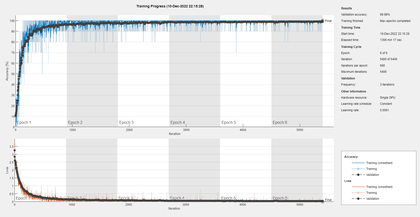
%> input picture resources/retrainedmodel.png, 420 x 217 px, shrunk from 1705 x 880 before the run
$ octave --eval "result = bound_key_region(imread('resources/retrainedmodel.png'));"   (GNU Octave 9; MATLAB toolbox functions it lacks are replaced by stand-ins)
%> lines starting %> are read from the running program, lines starting %| are printed output that depends on the picture; in (x1, y1, x2, y2) boxes, pixels count from 0 and x2, y2 are one past the last pixel; in counts of white or black regions, pixels touching at a corner belong together; the program's own positions count from 1
function SIFT_points = bound_key_region(I, visual)
    if length(size(I)) > 2
        I = rgb2gray(I);
    end
    if nargin < 2
        visual = false;
    end

    nSIFTPoints = 5;

    % Performing edge detection using canny
    bw = edge(I,'canny');
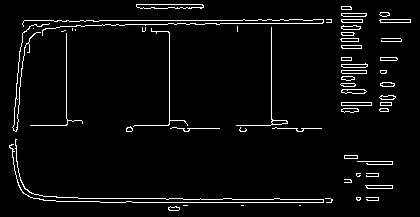
%> bw: size 217x420 logical; 4.1% white in thin lines or dots

    regions = regionprops(bw);
%> regions = 55 regions; largest, box (x1, y1, x2, y2), Area and Centroid: (9, 139, 324, 203) 734 [146.8 194.8], (22, 19, 324, 36) 605 [175.8 23.1], (12, 23, 50, 132) 266 [23.2 72.4], (133, 28, 188, 127) 175 [166 87.6], (236, 27, 288, 126) 168 [270.1 96.5]
    nRegions = length(regions);
%> nRegions = 55
    % Extracting ORB Features
    ORB_points = detectORBFeatures(I,'ScaleFactor',1.01,'NumLevels',3);
%> ORB_points = 430 points; strongest (x, y): (359, 175), (33, 36), (41, 32), (44, 32), (35, 34)

    nPoints = length(ORB_points);
%> nPoints = 430
    % Selecting bounding box
    rank = zeros(1, nRegions);
    BB_S = [regions(:).Area];
%> BB_S = 55 values, max 734 at index 1, min 1 at index 5, mean 67.62
    for i = 1:nRegions
        BB = regions(i).BoundingBox;
%         S = BB(3) * BB(4);
%         BB_S = [BB_S S];

        inside_points = zeros(1, nPoints);
        parfor p = 1:nPoints
            is_inside = is_inside_rectangle(ORB_points(p).Location, BB(1), BB(2), BB(3), BB(4));
            inside_points(p) = is_inside;
        end

        nPointsInside = sum(inside_points);
        rank(i) = nPointsInside;
    end
%> this loop made 55 passes
%> (BB, nPointsInside) on passes 1 to 12: ([9.5 139.5 315 64], 0), ([12.5 23.5 38 109], 33), ([22.5 19.5 302 17], 31), ([30.5 33.5 53 93], 43), ([33.5 28.5 1 1], 0), ([61.5 30.5 5 2], 0), ([72.5 28.5 1 3], 0), ([75.5 29.5 1 2], 0), ([126.5 126.5 7 6], 8), ([133.5 28.5 55 99], 18), ([136.5 4.5 68 5], 0), ([142.5 27.5 4 5], 0)
%> after the loop, inside_points = 430 values, max 1 at index 24, min 0 at index 1, mean 0.00698; rank = 55 values, max 43 at index 4, min 0 at index 1, mean 6.71

    rate = 0.9;
    all_points_BB = [];
    while isempty(all_points_BB)
        all_points_BB = find(rank >= rate * nPoints);
        rate = rate - 0.05;
    end
%> this loop made 17 passes
%> all_points_BB on pass 17: 4
%> after the loop, rate = 0.05
    [~,selected_BB] = min(BB_S(all_points_BB));
%> selected_BB = 1
    selected_BB = all_points_BB(selected_BB);
%> selected_BB = 4

    % crop images
    Icropped = imcrop(I, [regions(selected_BB).BoundingBox(1),regions(selected_BB).BoundingBox(2),regions(selected_BB).BoundingBox(3),regions(selected_BB).BoundingBox(4)]);
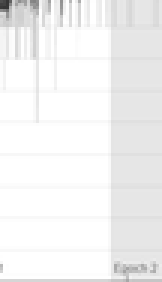
%> Icropped: size 94x54 uint8 (shown 3 times larger); min 54, max 255, mean 242.3

    % SIFT feature detection from cropped image
    SIFT_points_cropped = detectSIFTFeatures(Icropped);
%> SIFT_points_cropped = 2 points; (x, y): (43, 91), (12, 19)
    strongestSIFT_points_cropped = SIFT_points_cropped.selectStrongest(nSIFTPoints);
%> strongestSIFT_points_cropped = 2 points; (x, y): (43, 91), (12, 19)

    strongestSIFT_points_cropped_locations = strongestSIFT_points_cropped.Location;
%> strongestSIFT_points_cropped_locations = [42.91 90.65; 12.38 19.05]
    SIFT_points = reshape(strongestSIFT_points_cropped_locations, [1 size(strongestSIFT_points_cropped_locations,1)*2]);
%> SIFT_points = [42.91 12.38 90.65 19.05]

    % Visualization
    if visual
        figure;
        subplot(1,3,1);
        % Plotting the boundingbox

        imshow(I); hold on;
        for k = 1:nRegions
            thisBB = regions(k).BoundingBox;
            rectangle('Position', [thisBB(1),thisBB(2),thisBB(3),thisBB(4)],...
            'EdgeColor','r','LineWidth',2 );
        end
        title("All bounding boxes")
        hold off;

        % Plotting selected boundingbox
        subplot(1,3,2);
        imshow(I); hold on;
        plot(ORB_points);
        rectangle('Position', [regions(selected_BB).BoundingBox(1),regions(selected_BB).BoundingBox(2),regions(selected_BB).BoundingBox(3),regions(selected_BB).BoundingBox(4)],...
        'EdgeColor','r','LineWidth',2);
        title("Hand segmentation");
        hold off;

        % Plotting crop image based on selected boundingbox
        subplot(1,3,3);
        imshow(Icropped); hold on;
        plot(strongestSIFT_points_cropped);
        title('Cropped Image');
        hold off;
    end

end

function inside = is_inside_rectangle(point, SW_x, SW_y, x_side, y_side)
    inside = 0;

    point_x = point(1);
    point_y = point(2);
    if (point_x >= SW_x) && (point_x <= SW_x + x_side) && (point_y >= SW_y) && (point_y <= SW_y + y_side)
        inside = 1;
    end
end
